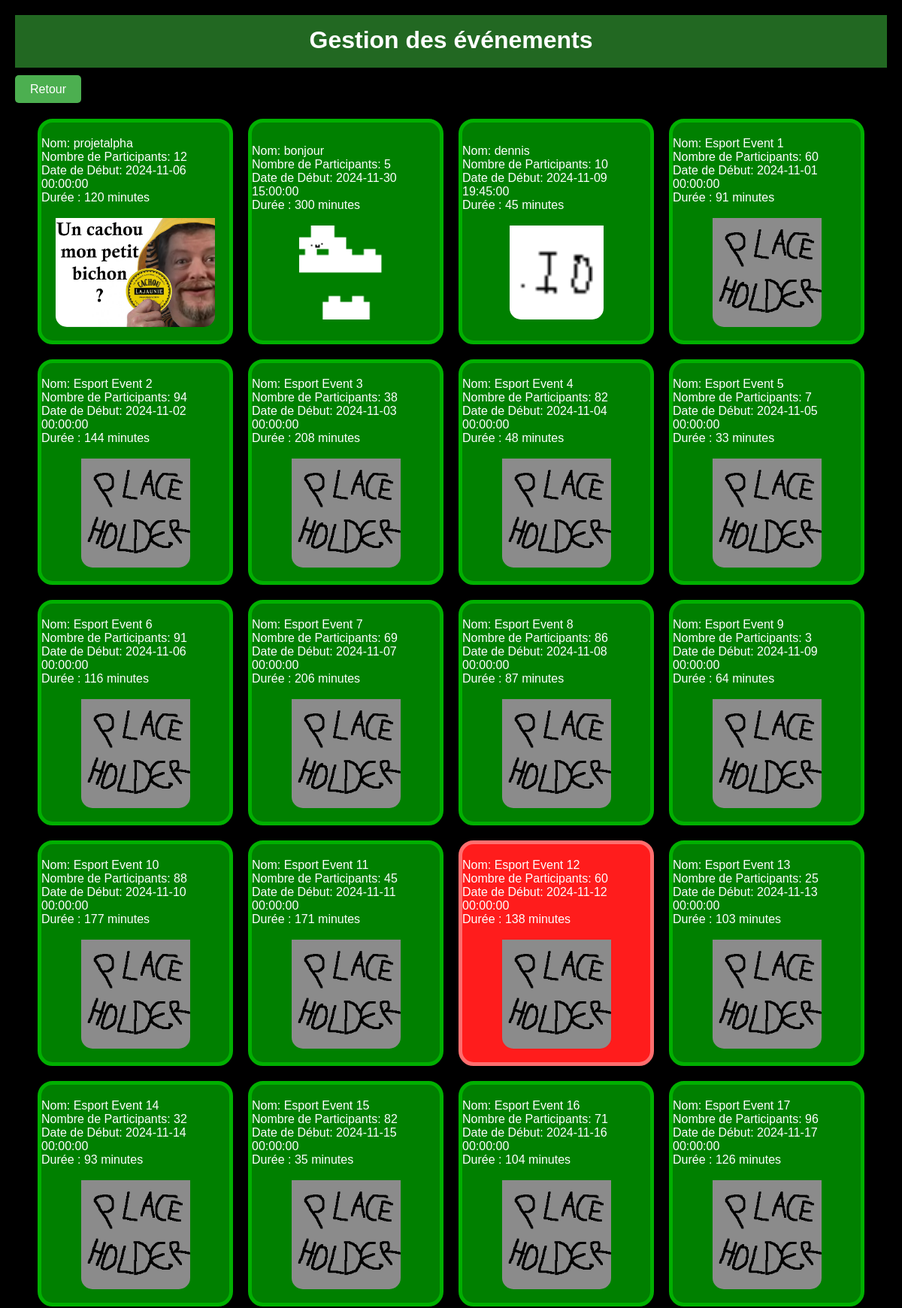
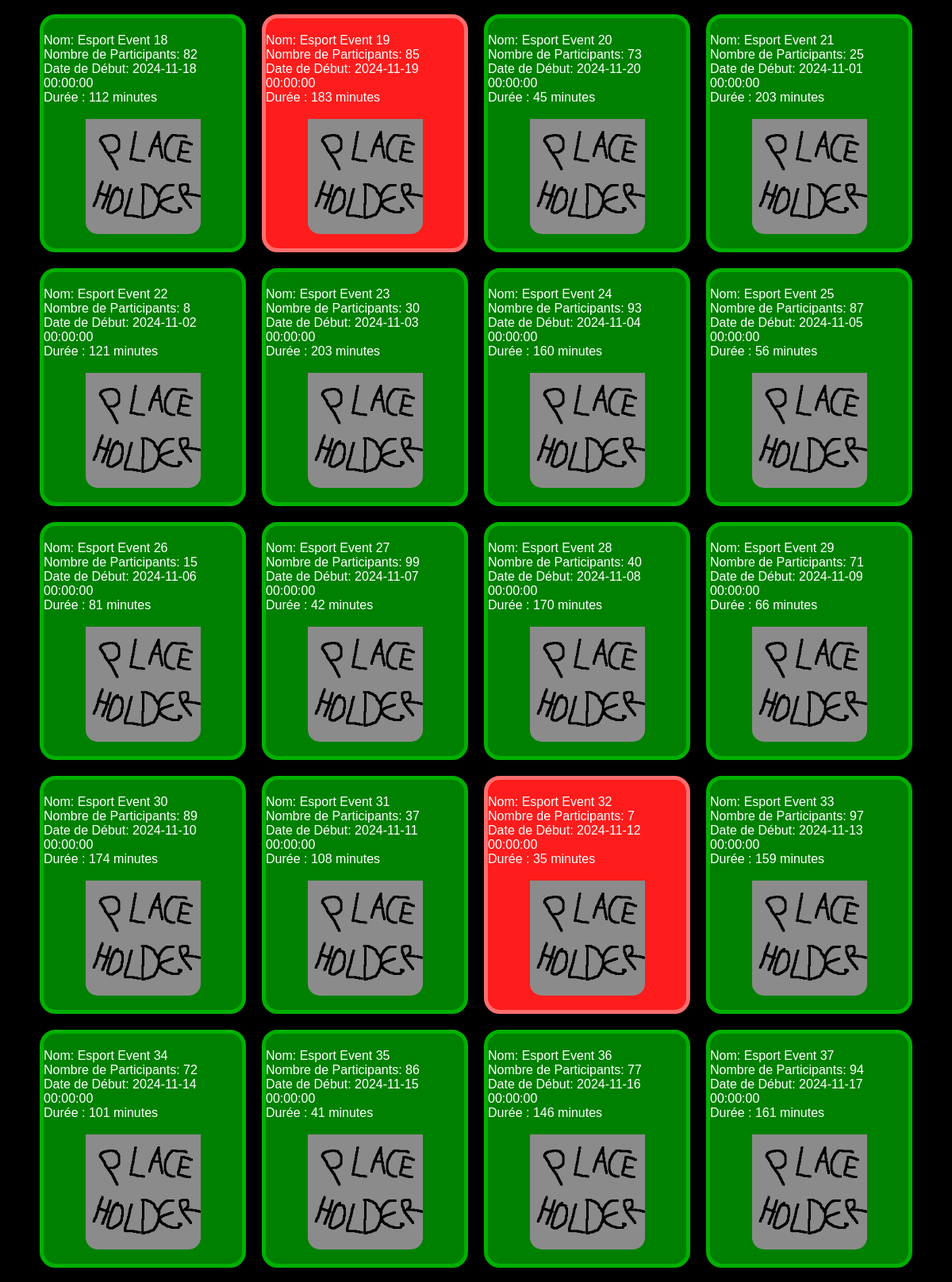
/code/admin/event-gestion.php (upper part), run on the app's committed database (2 pictures, top to bottom).
### tables this page shows
CREATE TABLE `events` (
  `eventID` int(11) NOT NULL,
  `name` varchar(100) NOT NULL,
  `description` text DEFAULT NULL,
  `nb_of_participant` int(11) DEFAULT 0,
  `isVisible` tinyint(1) DEFAULT 0,
  `start_date` datetime NOT NULL,
  `duration_minutes` int(11) NOT NULL,
  `image_path` varchar(255) DEFAULT NULL,
  `creatorID` int(11) DEFAULT NULL
);

### code/admin/event-gestion.php (the view, shortened to what this page needs)
<?php
require_once '../db-connection.php';
$query = "SELECT name, nb_of_participant, start_date, duration_minutes, image_path, isvisible, eventid FROM events";
$events = $conn->query($query);
?>
<!DOCTYPE html>
<html lang="fr">
<head>
    <link rel="stylesheet" href="../css/event.css">
    <link rel="stylesheet" href="../css/popup.css">
    <link rel="stylesheet" href="admin.css">
    <link rel="stylesheet" href="list.css">
</head>
<body>
    <header class="admin-header">
        <h1>Gestion des événements</h1>
    </header>
    <a href="admin.php" class="button">Retour</a>
    <div class="event-list"><?php
        if (isset($events)) :
            foreach ($events as $event) :
                $class = $event['isvisible'] ? "" : 'not-visible'?>
            <div class="event <?php echo $class; ?>" onclick="openEvent(<?php echo htmlspecialchars($event['eventid']); ?>)">
                <?php
                echo "Nom: " . htmlspecialchars($event['name']) . "<br>";
                echo "Nombre de Participants: " . htmlspecialchars($event['nb_of_participant']) . "<br>";
                echo "Date de Début: " . htmlspecialchars($event['start_date']) . "<br>";
                echo "Durée : " . htmlspecialchars($event['duration_minutes']) . " minutes<br><br>";
                ?>
                <img class="image" src="../<?php echo htmlspecialchars($event['image_path']) ?>" alt="image de l'événement">
            </div>
            <?php endforeach;
        endif; ?>
    </div>
</body>
</html>

### code/css/event.css (style rules this page uses)
.image { min-width: 50%; max-width: 100%; border-radius: 0 0 15px 15px; max-height: 50%; }
.event-list { display: grid; grid-template-columns: repeat(4, 1fr); margin: 20px 20px 0 20px; padding-bottom: 40px; }
.event { height: 300px; margin: 10px 10px; border-radius: 20px; display: flex; flex-direction: column; justify-content: center; align-items: center; background-color: green; border: 5px solid #00B000; }
.not-visible { background-color: rgb(255, 28, 28) !important; border: 5px solid #ff6e6e !important; }

### code/css/popup.css (style rules this page uses)
.not-visible { background-color: rgb(255, 28, 28) !important; border: 5px solid #ff6e6e !important; }
a { color: #4A90E2; text-decoration: none; }

### code/admin/admin.css (style rules this page uses)
* { margin: 0; padding: 0; box-sizing: border-box; }
body { font-family: Arial, sans-serif; background-color: black; }
.admin-header { height: 70px; background-color: #226822; padding: 15px; text-align: center; color: white; margin-bottom: 20px; }

### code/admin/list.css (style rules this page uses)
body { font-family: Arial, sans-serif; margin: 20px; background-color: black; color: white; }
.button { padding: 10px 20px; background-color: #4CAF50; color: white; border: none; border-radius: 5px; text-decoration: none; margin-bottom: 20px; }

### data on the page
events: name "projetalpha", nb_of_participant "12", start_date "2024-11-06 00:00:00", duration_minutes "120", image_path (picture)
events: name "bonjour", nb_of_participant "5", start_date "2024-11-30 15:00:00", duration_minutes "300", image_path (picture)
events: name "dennis", nb_of_participant "10", start_date "2024-11-09 19:45:00", duration_minutes "45", image_path (picture)
events: name "Esport Event 1", nb_of_participant "60", start_date "2024-11-01 00:00:00", duration_minutes "91", image_path (picture)
events: name "Esport Event 2", nb_of_participant "94", start_date "2024-11-02 00:00:00", duration_minutes "144", image_path (picture)
events: name "Esport Event 3", nb_of_participant "38", start_date "2024-11-03 00:00:00", duration_minutes "208", image_path (picture)
events: name "Esport Event 4", nb_of_participant "82", start_date "2024-11-04 00:00:00", duration_minutes "48", image_path (picture)
events: name "Esport Event 5", nb_of_participant "7", start_date "2024-11-05 00:00:00", duration_minutes "33", image_path (picture)
events: name "Esport Event 6", nb_of_participant "91", start_date "2024-11-06 00:00:00", duration_minutes "116", image_path (picture)
events: name "Esport Event 7", nb_of_participant "69", start_date "2024-11-07 00:00:00", duration_minutes "206", image_path (picture)
events: name "Esport Event 8", nb_of_participant "86", start_date "2024-11-08 00:00:00", duration_minutes "87", image_path (picture)
events: name "Esport Event 9", nb_of_participant "3", start_date "2024-11-09 00:00:00", duration_minutes "64", image_path (picture)
events: name "Esport Event 10", nb_of_participant "88", start_date "2024-11-10 00:00:00", duration_minutes "177", image_path (picture)
events: name "Esport Event 11", nb_of_participant "45", start_date "2024-11-11 00:00:00", duration_minutes "171", image_path (picture)
events: name "Esport Event 12", nb_of_participant "60", start_date "2024-11-12 00:00:00", duration_minutes "138", image_path (picture)
events: name "Esport Event 13", nb_of_participant "25", start_date "2024-11-13 00:00:00", duration_minutes "103", image_path (picture)
events: name "Esport Event 14", nb_of_participant "32", start_date "2024-11-14 00:00:00", duration_minutes "93", image_path (picture)
events: name "Esport Event 15", nb_of_participant "82", start_date "2024-11-15 00:00:00", duration_minutes "35", image_path (picture)
events: name "Esport Event 16", nb_of_participant "71", start_date "2024-11-16 00:00:00", duration_minutes "104", image_path (picture)
events: name "Esport Event 17", nb_of_participant "96", start_date "2024-11-17 00:00:00", duration_minutes "126", image_path (picture)
events: name "Esport Event 18", nb_of_participant "82", start_date "2024-11-18 00:00:00", duration_minutes "112", image_path (picture)
events: name "Esport Event 19", nb_of_participant "85", start_date "2024-11-19 00:00:00", duration_minutes "183", image_path (picture)
events: name "Esport Event 20", nb_of_participant "73", start_date "2024-11-20 00:00:00", duration_minutes "45", image_path (picture)
events: name "Esport Event 21", nb_of_participant "25", start_date "2024-11-01 00:00:00", duration_minutes "203", image_path (picture)
events: name "Esport Event 22", nb_of_participant "8", start_date "2024-11-02 00:00:00", duration_minutes "121", image_path (picture)
events: name "Esport Event 23", nb_of_participant "30", start_date "2024-11-03 00:00:00", duration_minutes "203", image_path (picture)
events: name "Esport Event 24", nb_of_participant "93", start_date "2024-11-04 00:00:00", duration_minutes "160", image_path (picture)
events: name "Esport Event 25", nb_of_participant "87", start_date "2024-11-05 00:00:00", duration_minutes "56", image_path (picture)
events: name "Esport Event 26", nb_of_participant "15", start_date "2024-11-06 00:00:00", duration_minutes "81", image_path (picture)
events: name "Esport Event 27", nb_of_participant "99", start_date "2024-11-07 00:00:00", duration_minutes "42", image_path (picture)
events: name "Esport Event 28", nb_of_participant "40", start_date "2024-11-08 00:00:00", duration_minutes "170", image_path (picture)
events: name "Esport Event 29", nb_of_participant "71", start_date "2024-11-09 00:00:00", duration_minutes "66", image_path (picture)
events: name "Esport Event 30", nb_of_participant "89", start_date "2024-11-10 00:00:00", duration_minutes "174", image_path (picture)
events: name "Esport Event 31", nb_of_participant "37", start_date "2024-11-11 00:00:00", duration_minutes "108", image_path (picture)
events: name "Esport Event 32", nb_of_participant "7", start_date "2024-11-12 00:00:00", duration_minutes "35", image_path (picture)
events: name "Esport Event 33", nb_of_participant "97", start_date "2024-11-13 00:00:00", duration_minutes "159", image_path (picture)
events: name "Esport Event 34", nb_of_participant "72", start_date "2024-11-14 00:00:00", duration_minutes "101", image_path (picture)
events: name "Esport Event 35", nb_of_participant "86", start_date "2024-11-15 00:00:00", duration_minutes "41", image_path (picture)
events: name "Esport Event 36", nb_of_participant "77", start_date "2024-11-16 00:00:00", duration_minutes "146", image_path (picture)
events: name "Esport Event 37", nb_of_participant "94", start_date "2024-11-17 00:00:00", duration_minutes "161", image_path (picture)
